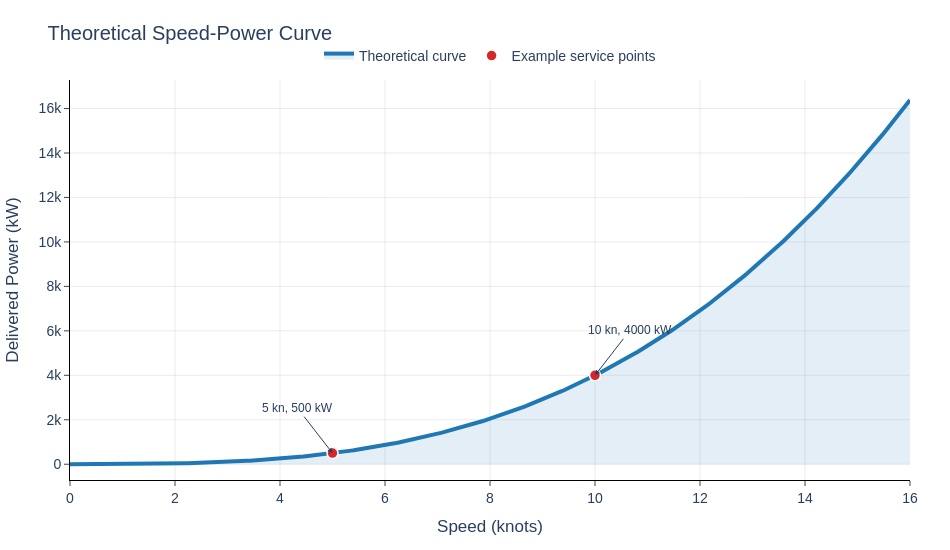

Notebook source saved alongside this figure:
### Code cell
import numpy as np
import plotly.graph_objects as go

# ---------------------------
# Theoretical speed-power data
# ---------------------------
speed_knots = np.linspace(0, 16, 300)

# Choose coefficient so that:
# at 5 kn -> 500 kW
# at 10 kn -> 4000 kW (8x higher)
k = 4.0
power_kw = k * speed_knots**3

# Example service points
service_speeds = np.array([5, 10])
service_powers = k * service_speeds**3

# ---------------------------
# Figure
# ---------------------------
fig = go.Figure()

fig.add_trace(
    go.Scatter(
        x=speed_knots,
        y=power_kw,
        mode="lines",
        name="Theoretical curve",
        line=dict(color="#1f77b4", width=4),
        fill="tozeroy",
        fillcolor="rgba(31, 119, 180, 0.12)",
        hovertemplate="Speed: %{x:.1f} kn<br>Power: %{y:,.0f} kW<extra></extra>",
    )
)

fig.add_trace(
    go.Scatter(
        x=service_speeds,
        y=service_powers,
        mode="markers",
        name="Example service points",
        marker=dict(
            size=11,
            color="#d62728",
            line=dict(color="white", width=1.5)
        ),
        hovertemplate="Speed: %{x:.1f} kn<br>Power: %{y:,.0f} kW<extra></extra>",
    )
)

fig.add_annotation(
    x=5,
    y=500,
    text="5 kn, 500 kW",
    showarrow=True,
    arrowhead=2,
    ax=-35,
    ay=-45,
    font=dict(size=12),
)

fig.add_annotation(
    x=10,
    y=4000,
    text="10 kn, 4000 kW",
    showarrow=True,
    arrowhead=2,
    ax=35,
    ay=-45,
    font=dict(size=12),
)

# ---------------------------
# Layout styling
# ---------------------------
fig.update_layout(
    title="Theoretical Speed-Power Curve",
    template="plotly_white",
    font=dict(family="Arial", size=14),
    width=950,
    height=550,
    legend=dict(
        orientation="h",
        yanchor="bottom",
        y=1.02,
        xanchor="center",
        x=0.5
    ),
    margin=dict(l=70, r=40, t=80, b=70),
    paper_bgcolor="white",
    plot_bgcolor="white",
)

fig.update_xaxes(
    title="Speed (knots)",
    range=[0, 16],
    showgrid=True,
    gridcolor="rgba(0,0,0,0.08)",
    zeroline=False,
    ticks="outside",
    showline=True,
    linecolor="black"
)

fig.update_yaxes(
    title="Delivered Power (kW)",
    showgrid=True,
    gridcolor="rgba(0,0,0,0.08)",
    zeroline=False,
    ticks="outside",
    showline=True,
    linecolor="black"
)

fig.show()

### Figure 1 — Plotly figure (JSON) as saved in the notebook; plotly's stock layout.template omitted (floating-point values rounded to 4 significant figures; data arrays with more than 128 entries replaced by an {"elided": "..."} marker saying what was removed)
{"data": [{"fill": "tozeroy", "fillcolor": "rgba(31, 119, 180, 0.12)", "hovertemplate": "Speed: %{x:.1f} kn<br>Power: %{y:,.0f} kW<extra></extra>", "line": {"color": "#1f77b4", "width": 4}, "mode": "lines", "name": "Theoretical curve", "type": "scatter", "x": {"elided": "300 float values"}, "y": {"elided": "300 float values"}}, {"hovertemplate": "Speed: %{x:.1f} kn<br>Power: %{y:,.0f} kW<extra></extra>", "marker": {"color": "#d62728", "line": {"color": "white", "width": 1.5}, "size": 11}, "mode": "markers", "name": "Example service points", "type": "scatter", "x": [5, 10], "y": [500.0, 4000.0]}], "layout": {"annotations": [{"arrowhead": 2, "ax": -35, "ay": -45, "font": {"size": 12}, "showarrow": true, "text": "5 kn, 500 kW", "x": 5, "y": 500}, {"arrowhead": 2, "ax": 35, "ay": -45, "font": {"size": 12}, "showarrow": true, "text": "10 kn, 4000 kW", "x": 10, "y": 4000}], "font": {"family": "Arial", "size": 14}, "height": 550, "legend": {"orientation": "h", "x": 0.5, "xanchor": "center", "y": 1.02, "yanchor": "bottom"}, "margin": {"b": 70, "l": 70, "r": 40, "t": 80}, "paper_bgcolor": "white", "plot_bgcolor": "white", "title": {"text": "Theoretical Speed-Power Curve"}, "width": 950, "xaxis": {"gridcolor": "rgba(0,0,0,0.08)", "linecolor": "black", "range": [0, 16], "showgrid": true, "showline": true, "ticks": "outside", "title": {"text": "Speed (knots)"}, "zeroline": false}, "yaxis": {"gridcolor": "rgba(0,0,0,0.08)", "linecolor": "black", "showgrid": true, "showline": true, "ticks": "outside", "title": {"text": "Delivered Power (kW)"}, "zeroline": false}}}
